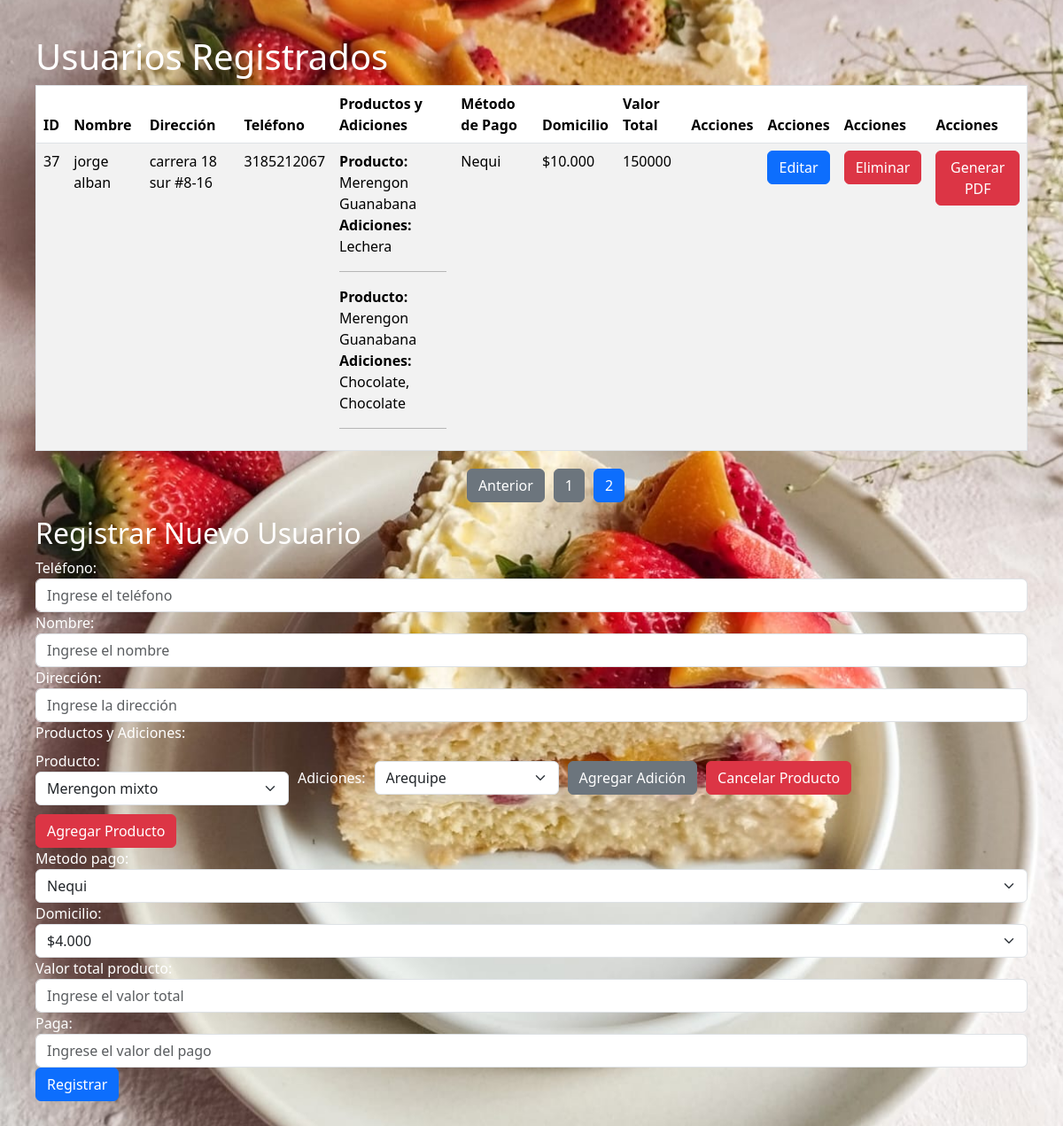
Screenshot of /?page=2 with the database file from the repository.
### tables this page shows
CREATE TABLE `clientes` (
  `id` int(11) NOT NULL,
  `nombre` varchar(100) NOT NULL,
  `direccion` varchar(255) NOT NULL,
  `telefono` varchar(20) NOT NULL,
  `producto` varchar(100) NOT NULL,
  `metodopago` varchar(100) NOT NULL,
  `domicilio` varchar(100) NOT NULL,
  `valortotal` varchar(100) NOT NULL,
  `cambio` varchar(100) NOT NULL
);

CREATE TABLE `productos` (
  `id` int(11) NOT NULL,
  `usuario_id` int(11) NOT NULL,
  `nombre_producto` varchar(255) NOT NULL
);

### index.php (the view, shortened to what this page needs)
<?php
include('conexion.php');
include('header.php');
$page = isset($_GET['page']) ? (int)$_GET['page'] : 1;
$usuariosPorPagina = 4;
$offset = ($page - 1) * $usuariosPorPagina;
$totalUsuariosQuery = "SELECT COUNT(*) AS total FROM clientes";
$totalUsuariosResult = $conexion->query($totalUsuariosQuery);
$totalUsuariosRow = $totalUsuariosResult->fetch_assoc();
$totalUsuarios = $totalUsuariosRow['total'];
$totalPaginas = ceil($totalUsuarios / $usuariosPorPagina);
$sql = "SELECT * FROM clientes ORDER BY id DESC LIMIT $usuariosPorPagina OFFSET $offset";
$result = $conexion->query($sql);
?>
<!DOCTYPE html>
<html lang="en">
<head>
    <link rel="stylesheet" href="style.css">
</head>
<body style="background-image: url('images/chantilly.jpg');
    background-position: center center;
    background-repeat: no-repeat;
    background-size: cover;
    background-attachment: fixed;
    padding:40px;">
<h1>Usuarios Registrados</h1>
<table border="1" class="table table-striped">
    <thead>
        <tr>
            <th>ID</th>
            <th>Nombre</th>
            <th>Dirección</th>
            <th>Teléfono</th>
            <th>Productos y Adiciones</th>
            <th>Método de Pago</th>
            <th>Domicilio</th>
            <th>Valor Total</th>
            <th>Acciones</th>
            <th>Acciones</th>
            <th>Acciones</th>
            <th>Acciones</th>
        </tr>
    </thead>
    <tbody>
        <?php while ($usuario = $result->fetch_assoc()): ?>
            <tr>
                <td><?= $usuario['id'] ?></td>
                <td><?= $usuario['nombre'] ?></td>
                <td><?= $usuario['direccion'] ?></td>
                <td><?= $usuario['telefono'] ?></td>
                <td>
                    <?php
                    $usuario_id = $usuario['id'];
                    $sql_productos = "SELECT * FROM productos WHERE usuario_id = $usuario_id";
                    $result_productos = $conexion->query($sql_productos);
                    while ($producto = $result_productos->fetch_assoc()) {
                        echo "<strong>Producto:</strong> " . $producto['nombre_producto'] . "<br>";
                        $producto_id = $producto['id'];
                        $sql_adiciones = "SELECT * FROM adiciones WHERE producto_id = $producto_id";
                        $result_adiciones = $conexion->query($sql_adiciones);
                        if ($result_adiciones->num_rows > 0) {
                            echo "<strong>Adiciones:</strong> ";
                            $adiciones = [];
                            while ($adicion = $result_adiciones->fetch_assoc()) {
                                $adiciones[] = $adicion['nombre_adicion'];
                            }
                            echo implode(", ", $adiciones) . "<br>";
                        } else {
                            echo "<strong>Adiciones:</strong> Ninguna<br>";
                        }
                        echo "<hr>";
                    }
                    ?>
                </td>
                <td><?= $usuario['metodopago'] ?></td>
                <td><?= $usuario['domicilio'] ?></td>
                <td><?= $usuario['valortotal'] ?></td>
                <td><?= $usuario['cambio'] ?></td>
                <td>
                    <a href="editar_usuario.php?id=<?= $usuario['id'] ?>" class="btn btn-primary">Editar</a>
                </td>
                <td>
                    <a href="eliminar_usuario.php?id=<?= $usuario['id'] ?>"
                       onclick="return confirm('¿Estás seguro de eliminar este usuario?');"
                       class="btn btn-danger">Eliminar</a>
                </td>
                <td>
                    <a href="generar_pdf.php?id=<?= $usuario['id'] ?>" target="_blank" class="btn btn-danger">Generar PDF</a>
                </td>
            </tr>
        <?php endwhile; ?>
    </tbody>
</table>
<div style="margin-top: 20px;">
    <ul style="list-style: none; display: flex; gap: 10px; justify-content: center;">
        <?php if ($page > 1): ?>
            <li><a href="?page=<?= $page - 1 ?>" class="btn btn-secondary">Anterior</a></li>
        <?php endif; ?>
        <?php for ($i = 1; $i <= $totalPaginas; $i++): ?>
            <li>
                <a href="?page=<?= $i ?>" class="btn <?= $i == $page ? 'btn-primary' : 'btn-secondary' ?>">
                    <?= $i ?>
                </a>
            </li>
        <?php endfor; ?>
    </ul>
</div>
<h2>Registrar Nuevo Usuario</h2>
<form action="insertar.php" method="POST">
    <div class="form-group">
        <label for="telefono">Teléfono:</label>
        <input type="text" class="form-control" id="telefono" name="telefono" placeholder="Ingrese el teléfono" required>
    </div>
    <div class="form-group">
        <label for="nombre">Nombre:</label>
        <input type="text" class="form-control" id="nombre" name="nombre" placeholder="Ingrese el nombre" required>
    </div>
    <div class="form-group">
        <label for="direccion">Dirección:</label>
        <input type="text" class="form-control" id="direccion" name="direccion" placeholder="Ingrese la dirección" required>
    </div>
    <div id="productos">
    <label for="productos" class="form-label">Productos y Adiciones:</label>
    <div class="producto" style="display: flex; gap: 10px; align-items: center; flex-wrap: wrap;">
        <div>
            <label>Producto:</label>
            <select class="form-select" name="productos[]" required>
                <option value="Merengon mixto">Merengon mixto</option>
            </select>
        </div>
        <div class="adiciones" style="display: flex; gap: 10px; align-items: center;">
            <label>Adiciones:</label>
            <select class="form-select" name="adiciones[0][]" required>
                <option value="Arequipe">Arequipe</option>
            </select>
        </div>
        <button type="button" class="btn btn-secondary" onclick="agregarAdicion(this)">Agregar Adición</button>
        <button type="button" class="btn btn-danger" onclick="eliminarProducto(this)">Cancelar Producto</button>
    </div>
</div>
<div style="display: flex; gap: 10px; margin-top: 10px;">
    <button type="button" class="btn btn-danger" onclick="agregarProducto()">Agregar Producto</button>
</div>
    <div class="form-group">
        <label for="metodopago">Metodo pago:</label>
        <select class="form-select" id="sel1" name="metodopago">
        <option>Nequi</option>
    </select>
    </div>
    <div class="form-group">
        <label for="direccion">Domicilio:</label>
        <select class="form-select" id="sel1" name="domicilio">
        <option>$4.000</option>
                </select>
    </div>
    <div class="form-group">
        <label for="direccion">Valor total producto:</label>
        <input type="text" class="form-control" id="domicilio" name="valortotal" placeholder="Ingrese el valor total " required>
    </div>
    <div class="form-group">
        <label for="direccion">Paga:</label>
        <input type="text" class="form-control" id="cambio" name="cambio" placeholder="Ingrese el valor del pago " required>
    </div>
    <button type="submit" class="btn btn-primary">Registrar</button>
</form>
</body>
</html>

### css/Style.css (style rules this page uses)
body { color:#ffffff; padding: 20px; }
.form-control { width: 200´px; }
.producto { display: flex; gap: 15px; align-items: center; margin-bottom: 10px; flex-wrap: wrap; }
.adiciones { display: flex; gap: 10px; align-items: center; }
select { width: 200px; }
button { height: fit-content; }

### rows the page displays
clientes: id "37", nombre "jorge alban", direccion "carrera 18 sur #8-16", telefono "3185212067", metodopago "Nequi", domicilio "$10.000", valortotal "150000"
productos: nombre_producto "Merengon Guanabana", adiciones "Lechera"
productos: nombre_producto "Merengon Guanabana", adiciones "Chocolate, Chocolate"
